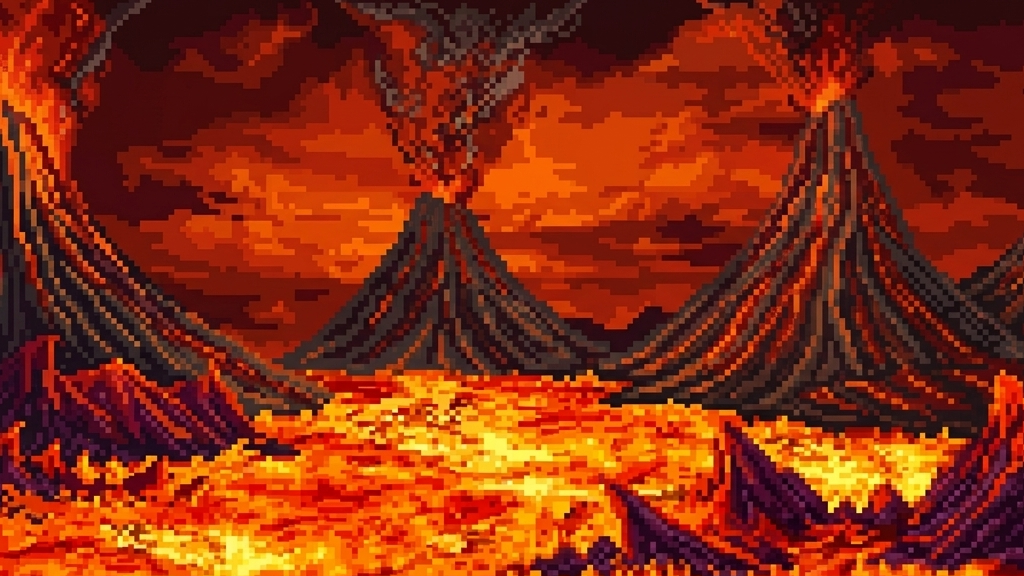

The image is a tile-based game level rendered from a .tmx file. Its description and complete source (layers, tilesets, objects, tile grids) follow:
An orthogonal 32x18 tile map with 32x32 px tiles, 1 tile layer (Capa de patrones 1).

<map version="1.10" tiledversion="1.12.1" class="Mapa1" orientation="orthogonal" renderorder="right-down" width="32" height="18" tilewidth="32" tileheight="32" infinite="0" nextlayerid="5" nextobjectid="8">
 <tileset firstgid="1" source="ImagenInfierno.tsx" />
 <layer id="1" name="Capa de patrones 1" width="32" height="18">
  <data encoding="csv">
2147483690,2147483689,2147483688,2147483687,2147483686,2147483685,2147483684,2147483683,2147483682,2147483681,2147483680,2147483679,2147483678,2147483677,2147483676,2147483675,2147483674,2147483673,2147483672,2147483671,2147483670,2147483669,2147483668,2147483667,2147483666,2147483665,2147483664,2147483663,2147483662,2147483661,2147483660,2147483659,
2147483732,2147483731,2147483730,2147483729,2147483728,2147483727,2147483726,2147483725,2147483724,2147483723,2147483722,2147483721,2147483720,2147483719,2147483718,2147483717,2147483716,2147483715,2147483714,2147483713,2147483712,2147483711,2147483710,2147483709,2147483708,2147483707,2147483706,2147483705,2147483704,2147483703,2147483702,2147483701,
2147483774,2147483773,2147483772,2147483771,2147483770,2147483769,2147483768,2147483767,2147483766,2147483765,2147483764,2147483763,2147483762,2147483761,2147483760,2147483759,2147483758,2147483757,2147483756,2147483755,2147483754,2147483753,2147483752,2147483751,2147483750,2147483749,2147483748,2147483747,2147483746,2147483745,2147483744,2147483743,
2147483816,2147483815,2147483814,2147483813,2147483812,2147483811,2147483810,2147483809,2147483808,2147483807,2147483806,2147483805,2147483804,2147483803,2147483802,2147483801,2147483800,2147483799,2147483798,2147483797,2147483796,2147483795,2147483794,2147483793,2147483792,2147483791,2147483790,2147483789,2147483788,2147483787,2147483786,2147483785,
2147483858,2147483857,2147483856,2147483855,2147483854,2147483853,2147483852,2147483851,2147483850,2147483849,2147483848,2147483847,2147483846,2147483845,2147483844,2147483843,2147483842,2147483841,2147483840,2147483839,2147483838,2147483837,2147483836,2147483835,2147483834,2147483833,2147483832,2147483831,2147483830,2147483829,2147483828,2147483827,
2147483900,2147483899,2147483898,2147483897,2147483896,2147483895,2147483894,2147483893,2147483892,2147483891,2147483890,2147483889,2147483888,2147483887,2147483886,2147483885,2147483884,2147483883,2147483882,2147483881,2147483880,2147483879,2147483878,2147483877,2147483876,2147483875,2147483874,2147483873,2147483872,2147483871,2147483870,2147483869,
2147483942,2147483941,2147483940,2147483939,2147483938,2147483937,2147483936,2147483935,2147483934,2147483933,2147483932,2147483931,2147483930,2147483929,2147483928,2147483927,2147483926,2147483925,2147483924,2147483923,2147483922,2147483921,2147483920,2147483919,2147483918,2147483917,2147483916,2147483915,2147483914,2147483913,2147483912,2147483911,
2147483984,2147483983,2147483982,2147483981,2147483980,2147483979,2147483978,2147483977,2147483976,2147483975,2147483974,2147483973,2147483972,2147483971,2147483970,2147483969,2147483968,2147483967,2147483966,2147483965,2147483964,2147483963,2147483962,2147483961,2147483960,2147483959,2147483958,2147483957,2147483956,2147483955,2147483954,2147483953,
2147484026,2147484025,2147484024,2147484023,2147484022,2147484021,2147484020,2147484019,2147484018,2147484017,2147484016,2147484015,2147484014,2147484013,2147484012,2147484011,2147484010,2147484009,2147484008,2147484007,2147484006,2147484005,2147484004,2147484003,2147484002,2147484001,2147484000,2147483999,2147483998,2147483997,2147483996,2147483995,
2147484068,2147484067,2147484066,2147484065,2147484064,2147484063,2147484062,2147484061,2147484060,2147484059,2147484058,2147484057,2147484056,2147484055,2147484054,2147484053,2147484052,2147484051,2147484050,2147484049,2147484048,2147484047,2147484046,2147484045,2147484044,2147484043,2147484042,2147484041,2147484040,2147484039,2147484038,2147484037,
2147484110,2147484109,2147484108,2147484107,2147484106,2147484105,2147484104,2147484103,2147484102,2147484101,2147484100,2147484099,2147484098,2147484097,2147484096,2147484095,2147484094,2147484093,2147484092,2147484091,2147484090,2147484089,2147484088,2147484087,2147484086,2147484085,2147484084,2147484083,2147484082,2147484081,2147484080,2147484079,
2147484152,2147484151,2147484150,2147484149,2147484148,2147484147,2147484146,2147484145,2147484144,2147484143,2147484142,2147484141,2147484140,2147484139,2147484138,2147484137,2147484136,2147484135,2147484134,2147484133,2147484132,2147484131,2147484130,2147484129,2147484128,2147484127,2147484126,2147484125,2147484124,2147484123,2147484122,2147484121,
2147484194,2147484193,2147484192,2147484191,2147484190,2147484189,2147484188,2147484187,2147484186,2147484185,2147484184,2147484183,2147484182,2147484181,2147484180,2147484179,2147484178,2147484177,2147484176,2147484175,2147484174,2147484173,2147484172,2147484171,2147484170,2147484169,2147484168,2147484167,2147484166,2147484165,2147484164,2147484163,
2147484236,2147484235,2147484234,2147484233,2147484232,2147484231,2147484230,2147484229,2147484228,2147484227,2147484226,2147484225,2147484224,2147484223,2147484222,2147484221,2147484220,2147484219,2147484218,2147484217,2147484216,2147484215,2147484214,2147484213,2147484212,2147484211,2147484210,2147484209,2147484208,2147484207,2147484206,2147484205,
2147484278,2147484277,2147484276,2147484275,2147484274,2147484273,2147484272,2147484271,2147484270,2147484269,2147484268,2147484267,2147484266,2147484265,2147484264,2147484263,2147484262,2147484261,2147484260,2147484259,2147484258,2147484257,2147484256,2147484255,2147484254,2147484253,2147484252,2147484251,2147484250,2147484249,2147484248,2147484247,
2147484320,2147484319,2147484318,2147484317,2147484316,2147484315,2147484314,2147484313,2147484312,2147484311,2147484310,2147484309,2147484308,2147484307,2147484306,2147484305,2147484304,2147484303,2147484302,2147484301,2147484300,2147484299,2147484298,2147484297,2147484296,2147484295,2147484294,2147484293,2147484292,2147484291,2147484290,2147484289,
2147484362,2147484361,2147484360,2147484359,2147484358,2147484357,2147484356,2147484355,2147484354,2147484353,2147484352,2147484351,2147484350,2147484349,2147484348,2147484347,2147484346,2147484345,2147484344,2147484343,2147484342,2147484341,2147484340,2147484339,2147484338,2147484337,2147484336,2147484335,2147484334,2147484333,2147484332,2147484331,
2147484404,2147484403,2147484402,2147484401,2147484400,2147484399,2147484398,2147484397,2147484396,2147484395,2147484394,2147484393,2147484392,2147484391,2147484390,2147484389,2147484388,2147484387,2147484386,2147484385,2147484384,2147484383,2147484382,2147484381,2147484380,2147484379,2147484378,2147484377,2147484376,2147484375,2147484374,2147484373
</data>
 </layer>
</map>
